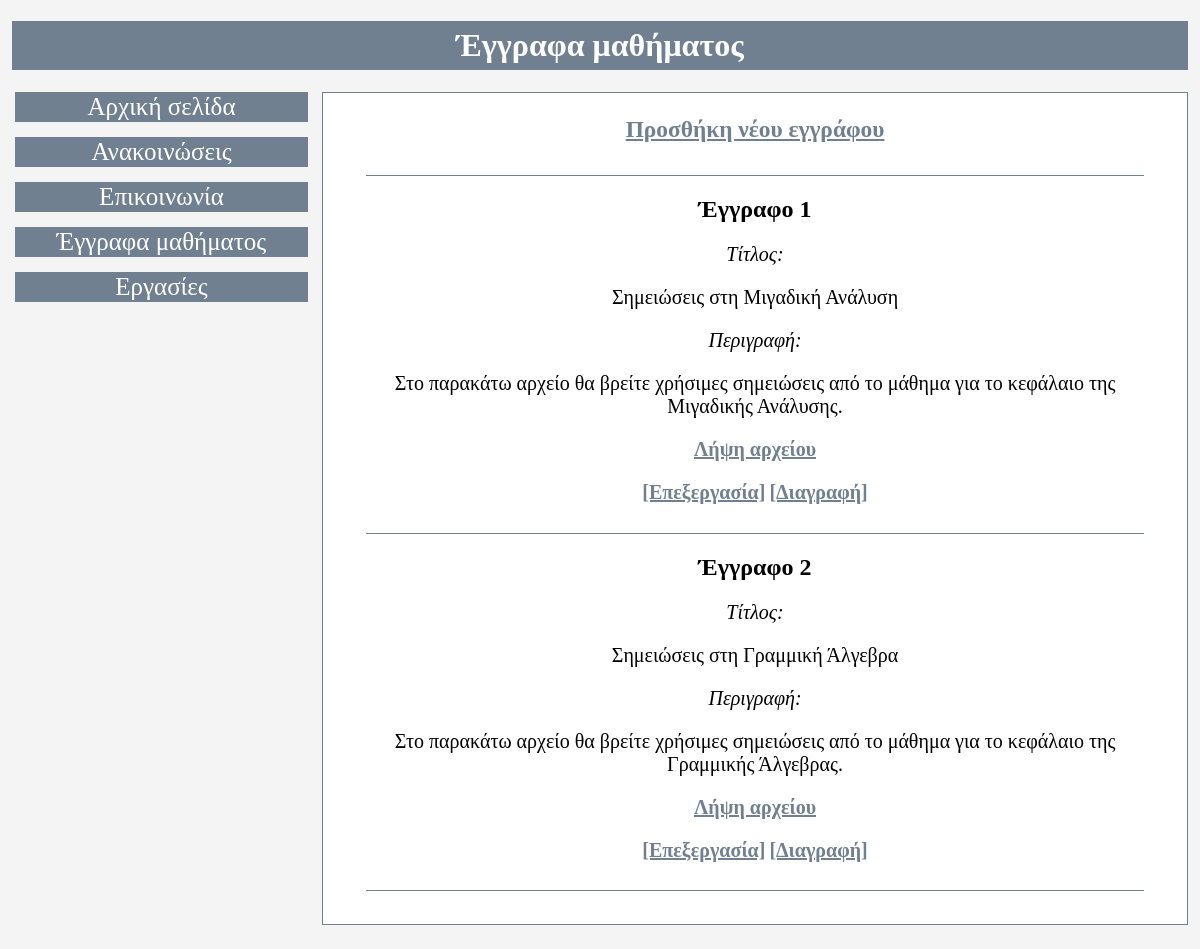
The page /documents.php (signed in) on the database its author committed.
### tables this page shows
CREATE TABLE `documents` (
  `id` int(100) NOT NULL,
  `title` varchar(255) NOT NULL,
  `text` varchar(255) NOT NULL,
  `file_directory` varchar(255) NOT NULL
);

### documents.php (the view, shortened to what this page needs)
<?php
require ('db_connect.php');
if($_SESSION["tutor"]){
    $show_flag=true;
}else{
    $show_flag=false;
}
$sql = "SELECT * FROM documents;";
$result = $conn->query($sql);
?>
<!DOCTYPE html>
<html>
    <head>
        <link rel="stylesheet" href="./style.css">
    </head>
    <body>
        <h1 class="page_header">Έγγραφα μαθήματος</h1>
        <div class="box_1">
            <a class="navigate_link" href="index.php">Αρχική σελίδα</a>
            <a class="navigate_link" href="announcement.php">Ανακοινώσεις</a>
            <a class="navigate_link" href="communication.php">Επικοινωνία</a>
            <a class="navigate_link" href="documents.php">Έγγραφα μαθήματος</a>
            <a class="navigate_link" href="homework.php">Εργασίες</a>
        </div>
        <div class="box_2">
        <a class="text_link" href="document_add.php"<?php if ($show_flag==false){?>style="display:none"<?php } ?>><h3>Προσθήκη νέου εγγράφου</h3><p class="paragraph_end"></p></a>
            <?php
                if ($result->num_rows > 0) {
                    while($row = $result->fetch_assoc()) { ?>
                        <h2 class="page_header_2">Έγγραφο <?php echo $row['id']?></h2>
                        <p class="paragraph_header">
                            Τίτλος:
                        </p>
                        <p class="paragraph_text">
                            <?php echo $row['title']?>
                        </p>
                        <p class="paragraph_header">
                            Περιγραφή:
                        </p>
                        <p class="paragraph_text">
                            <?php echo $row['text']?>
                        </p>
                        <p class="paragraph_text">
                            <a class="text_link" href="<?php echo $row['file_directory']?>"} ?>Λήψη αρχείου</a>
                        </p>
                        <?php $document_id = $row['id'] ?>
                        <a class="text_link" href="document_edit.php?document=<?php echo $document_id ?>"<?php if ($show_flag==false){?>style="display:none"<?php } ?>>[Επεξεργασία]</a>
                        <a class="text_link" href="document_delete.php?document=<?php echo $document_id ?>"<?php if ($show_flag==false){?>style="display:none"<?php } ?>>[Διαγραφή]</a>
                        <p class="paragraph_end"></p>
                    <?php }
                }
            ?>
        </div>
    </body>
</html>

### style.css (style rules this page uses)
body { margin: 0; padding: 0; background-color: #f4f4f4; font-family: "Times New Roman", Times, serif; }
.page_header { text-align: center; background-color: #708090; color: white; padding-top: 0.5%; padding-bottom: 0.5%; margin-left: 1%; margin-right: 1%; }
.page_header_2 { margin-left: 5%; margin-right: 5%; }
.box_1 { overflow: hidden; width: 25%; float: left; margin-left: 1%; margin-bottom: 2%; padding-bottom: 2%; }
.box_2 { border: 1px solid #708090; background-color: white; overflow: hidden; width: 72%; float: right; text-align: center; margin-right: 1%; margin-bottom: 2%; padding-bottom: 2%; }
.navigate_link { border: 1px solid #708090; display: inline-block; margin-bottom: 5%; margin-left: 1%; padding-left: 1%; padding-right: 1%; text-align: center; width: 95%; font-size: 25px; background-color:#708090; color: white; text-decoration: none; }
.paragraph_header { font-size: 20px; font-style: italic; }
.paragraph_text { font-size: 20px; margin-left: 5%; margin-right: 5%; }
.paragraph_end { font-size: 20px; margin-left: 5%; margin-right: 5%; margin-bottom: 1%; padding-bottom: 1%; border-bottom: 1px solid #708090; }
.text_link { font-size: 20px; font-weight: bold; color: #708090; }

### rows shown on the page
documents: id "1", title "Σημειώσεις στη Μιγαδική Ανάλυση", text "Στο παρακάτω αρχείο θα βρείτε χρήσιμες σημειώσεις από το μάθημα για το κεφάλαιο της Μιγαδικής Ανάλυσης."
documents: id "2", title "Σημειώσεις στη Γραμμική Άλγεβρα", text "Στο παρακάτω αρχείο θα βρείτε χρήσιμες σημειώσεις από το μάθημα για το κεφάλαιο της Γραμμικής Άλγεβρας."
